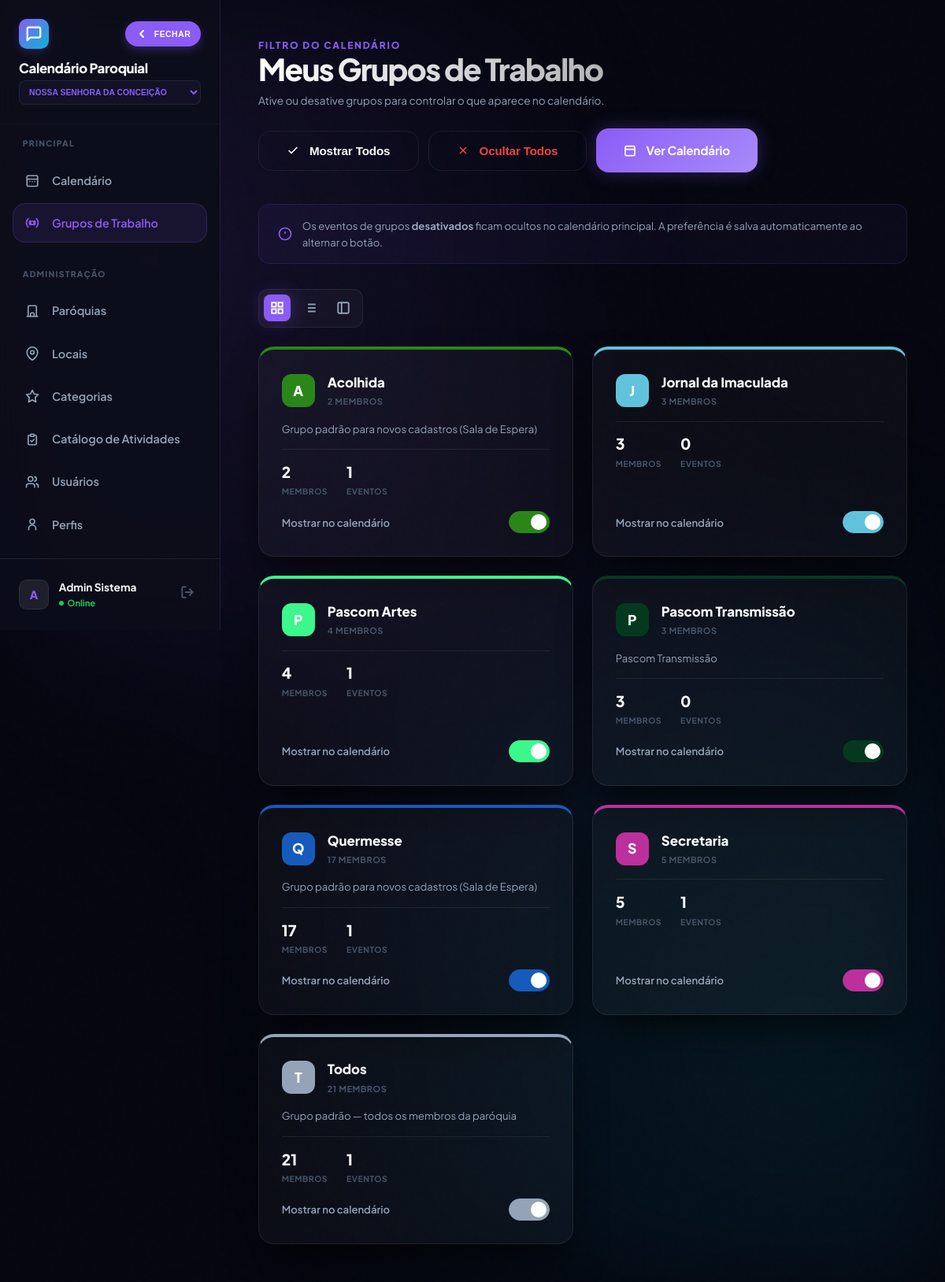
The page /meus_grupos.php (signed in) on the database its author committed.
### tables this page shows
CREATE TABLE `grupos_trabalho` (
  `id` int(10) unsigned NOT NULL AUTO_INCREMENT,
  `paroquia_id` int(10) unsigned NOT NULL,
  `nome` varchar(100) NOT NULL,
  `descricao` text DEFAULT NULL,
  `cor` varchar(7) DEFAULT '#3b82f6',
  `visivel` tinyint(1) DEFAULT 1,
  `ativo` tinyint(1) DEFAULT 1,
  PRIMARY KEY (`id`)
);

### functions.php (called while the page is built, shortened)
<?php
require_once __DIR__ . '/config.php';
function current_paroquia_id(): int {
    return (int)($_SESSION['paroquia_id'] ?? 0);
}
?>

### config.php (called while the page is built, shortened)
<?php
function h(mixed $v): string {
    return htmlspecialchars((string)($v ?? ''), ENT_QUOTES, 'UTF-8');
}
?>

### meus_grupos.php (the view, shortened to what this page needs)
<?php
require_once 'functions.php';
$pid = current_paroquia_id();
$uid = (int)($_SESSION['usuario_id'] ?? 0);
$stmtG = $conn->prepare(
    "SELECT g.id, g.nome, g.descricao, g.cor, g.ativo,
            (SELECT COUNT(*) FROM usuario_grupos WHERE grupo_id = g.id) AS total_membros,
            (SELECT COUNT(*) FROM atividade_grupos ag
             INNER JOIN atividades a ON a.id = ag.atividade_id
             WHERE ag.grupo_id = g.id AND a.paroquia_id = ?) AS total_eventos
     FROM grupos_trabalho g
     INNER JOIN usuario_grupos ug ON ug.grupo_id = g.id
     WHERE ug.usuario_id = ? AND g.paroquia_id = ? AND g.ativo = 1
     ORDER BY g.nome ASC"
);
$stmtG->bind_param('iii', $pid, $uid, $pid);
$stmtG->execute();
$grupos = $stmtG->get_result()->fetch_all(MYSQLI_ASSOC);
$filtroAtual = $_SESSION['filtro_grupos'] ?? null;
function isGrupoAtivo(int $id, $filtro): bool {
    if ($filtro === null) return true;
    return in_array($id, $filtro, true);
}
?>
<!DOCTYPE html>
<html lang="pt-BR">
<head>
    <link rel="stylesheet" href="style.css?v=2.4.5"
        <link rel="stylesheet" href="css/responsive.css?v=2.4.5">
</head>
<body>
<div class="bg-mesh"></div>
<div class="app-shell">
    <?php include 'sidebar.php'; ?>
    <main class="main-content">
        <header class="page-header animate-in">
            <div>
                <p style="font-size: 0.75rem; font-weight: 800; letter-spacing: 0.15em; color: var(--primary);">FILTRO DO CALENDÁRIO</p>
                <h1 class="gradient-text">Meus Grupos de Trabalho</h1>
                <p style="font-size: 0.85rem; color: var(--text-dim); margin-top: 0.5rem;">Ative ou desative grupos para controlar o que aparece no calendário.</p>
            </div>
            <div class="header-actions">
                <button type="button" id="btnTodos" class="btn btn-ghost" onclick="setTodos(true)">
                    <svg width="16" height="16" viewBox="0 0 24 24" fill="none" stroke="currentColor" stroke-width="2.5"><polyline points="20 6 9 17 4 12"/></svg>
                    Mostrar Todos
                </button>
                <button type="button" id="btnNenhum" class="btn btn-ghost" style="color: #ef4444;" onclick="setTodos(false)">
                    <svg width="16" height="16" viewBox="0 0 24 24" fill="none" stroke="currentColor" stroke-width="2.5"><line x1="18" y1="6" x2="6" y2="18"/><line x1="6" y1="6" x2="18" y2="18"/></svg>
                    Ocultar Todos
                </button>
                <a href="index.php" class="btn btn-primary shimmer">
                    <svg width="16" height="16" viewBox="0 0 24 24" fill="none" stroke="currentColor" stroke-width="2.5"><rect width="18" height="18" x="3" y="4" rx="2"/><line x1="3" x2="21" y1="10" y2="10"/></svg>
                    Ver Calendário
                </a>
            </div>
        </header>
        <div class="filter-info animate-in" style="animation-delay:0.05s;">
            <svg width="18" height="18" viewBox="0 0 24 24" fill="none" stroke="currentColor" stroke-width="2.2"><circle cx="12" cy="12" r="10"/><line x1="12" y1="8" x2="12" y2="12"/><line x1="12" y1="16" x2="12.01" y2="16"/></svg>
            <span>Os eventos de grupos <strong>desativados</strong> ficam ocultos no calendário principal. A preferência é salva automaticamente ao alternar o botão.</span>
        </div>
        <div class="view-controls animate-in" style="animation-delay: 0.05s;">
            <button onclick="setView('grid')" id="btn-grid" class="view-btn" title="Grelha">
                <svg width="18" height="18" viewBox="0 0 24 24" fill="none" stroke="currentColor" stroke-width="2.5"><rect x="3" y="3" width="7" height="7"/><rect x="14" y="3" width="7" height="7"/><rect x="14" y="14" width="7" height="7"/><rect x="3" y="14" width="7" height="7"/></svg>
            </button>
            <button onclick="setView('list')" id="btn-list" class="view-btn" title="Lista">
            </button>
            <button onclick="setView('compact')" id="btn-compact" class="view-btn" title="Compacto">
                <svg width="18" height="18" viewBox="0 0 24 24" fill="none" stroke="currentColor" stroke-width="2.5"><rect x="3" y="3" width="18" height="18" rx="2" ry="2"/><line x1="9" y1="3" x2="9" y2="21"/></svg>
            </button>
        </div>
        <?php if (empty($grupos)): ?>
        <div class="empty-state">
            <svg width="64" height="64" viewBox="0 0 24 24" fill="none" stroke="currentColor" stroke-width="1.5"><circle cx="12" cy="12" r="10"/><path d="M8 15h8M9 9h.01M15 9h.01"/></svg>
            <h3 style="font-size: 1.2rem; font-weight: 800; margin-bottom: 0.5rem;">Nenhum grupo encontrado</h3>
            <p>Você ainda não foi adicionado a nenhum grupo de trabalho nesta paróquia.</p>
        </div>
        <?php else: ?>
        <div id="gruposContainer" class="grupos-grid animate-in" style="animation-delay:0.1s;">
            <?php foreach ($grupos as $g): ?>
            <?php $ativo = isGrupoAtivo((int)$g['id'], $filtroAtual); ?>
            <article class="glass grupo-card <?= !$ativo ? 'inactive-card' : '' ?>" id="card-<?= $g['id'] ?>"
                     style="border-top-color: <?= h($g['cor']) ?>; --grp-color: <?= h($g['cor']) ?>;">
                <div class="card-header">
                    <div class="card-icon" style="background: <?= h($g['cor']) ?>;">
                        <?= mb_strtoupper(mb_substr(h($g['nome']), 0, 1)) ?>
                    </div>
                    <div class="card-title">
                        <h3><?= h($g['nome']) ?></h3>
                        <p><?= (int)$g['total_membros'] ?> membros</p>
                    </div>
                </div>
                <?php if (!empty($g['descricao'])): ?>
                <p style="font-size: 0.82rem; color: var(--text-dim); line-height: 1.5;"><?= h($g['descricao']) ?></p>
                <?php endif; ?>
                <div class="card-stats">
                    <div class="stat">
                        <span class="stat-val"><?= (int)$g['total_membros'] ?></span>
                        <span class="stat-lbl">Membros</span>
                    </div>
                    <div class="stat">
                        <span class="stat-val"><?= (int)$g['total_eventos'] ?></span>
                        <span class="stat-lbl">Eventos</span>
                    </div>
                </div>
                <div class="toggle-row">
                    <span class="toggle-label">Mostrar no calendário</span>
                    <label class="toggle-switch" title="Ativar/desativar <?= h($g['nome']) ?>">
                        <span class="toggle-track"></span>
                    </label>
                </div>
            </article>
            <?php endforeach; ?>
        </div>
        <?php endif; ?>
    </main>
</div>
</body>
</html>

### style.css (style rules this page uses)
:root { --bg: #05060f; --bg-darker: #020308; --panel: rgba(255, 255, 255, 0.03); --panel-hi: rgba(255, 255, 255, 0.08); --border: rgba(255, 255, 255, 0.08); --border-hi: rgba(255, 255, 255, 0.15); --primary: #8b5cf6; --primary-rgb: 139, 92, 246; --accent: #06b6d4; --accent-rgb: 6, 182, 212; --text: #f8fafc; --text-dim: #94a3b8; --text-ghost: #475569; --sh-lg: 0 25px 50px -12px rgba(0, 0, 0, 0.7); --sh-primary: 0 0 25px rgba(var(--primary-rgb), 0.3); --sh-accent: 0 0 25px rgba(var(--accent-rgb), 0.3); --r-md: 16px; --r-lg: 28px; --anim: 0.4s cubic-bezier(0.16, 1, 0.3, 1); }
*, *::before, *::after { box-sizing: border-box; margin: 0; padding: 0; outline: none; }
body { font-family: 'Plus Jakarta Sans', 'Outfit', sans-serif; background: var(--bg); color: var(--text); line-height: 1.6; -webkit-font-smoothing: antialiased; min-height: 100vh; overflow-x: hidden; }
.glass { background: var(--panel); backdrop-filter: blur(20px) saturate(180%); -webkit-backdrop-filter: blur(20px) saturate(180%); border: 1px solid var(--border); border-radius: var(--r-lg); box-shadow: var(--sh-lg); }
.bg-mesh { position: fixed; inset: 0; z-index: -2; background: var(--bg); overflow: hidden; }
.bg-mesh::after { content: ''; position: absolute; inset: 0; background: radial-gradient(circle at 15% 20%, rgba(var(--primary-rgb), 0.12) 0%, transparent 40%), radial-gradient(circle at 85% 80%, rgba(var(--accent-rgb), 0.1) 0%, transparent 45%), radial-gradient(circle at 50% 50%, rgba(139, 92, 246, 0.03) 0%, transparent 50%); filter: blur(60px); }
.bg-mesh::before { content: ''; position: absolute; width: 100%; height: 100%; opacity: 0.02; mix-blend-mode: overlay; pointer-events: none; }
.btn { display: inline-flex; align-items: center; justify-content: center; gap: 0.8rem; padding: 1rem 2.2rem; border-radius: var(--r-md); font-weight: 700; border: none; cursor: pointer; transition: all var(--anim); text-decoration: none; font-size: 0.95rem; letter-spacing: -0.01em; }
.btn-primary { background: linear-gradient(135deg, var(--primary), #a78bfa); color: #fff; box-shadow: var(--sh-primary); position: relative; overflow: hidden; }
.btn-primary::before { content: ''; position: absolute; top: 0; left: -100%; width: 100%; height: 100%; background: linear-gradient(90deg, transparent, rgba(255,255,255,0.2), transparent); transition: 0.5s; }
.btn-ghost { background: transparent; color: var(--text); border: 1px solid var(--border); backdrop-filter: blur(5px); }
.animate-in { animation: fluidEntrance 0.8s var(--anim) forwards; }
h1 { font-size: clamp(1.8rem, 6vw, 2.4rem); font-weight: 900; letter-spacing: -0.04em; line-height: 1.1; }
.gradient-text { background: linear-gradient(to right, #fff, rgba(255,255,255,0.7)); -webkit-background-clip: text; background-clip: text; -webkit-text-fill-color: transparent; }
.shimmer { position: relative; overflow: hidden; }
.shimmer::after { content: ''; position: absolute; inset: 0; transform: translateX(-100%); background: linear-gradient(90deg, transparent, rgba(255,255,255,0.1), transparent); animation: shimmer-anim 2.5s infinite; }

### sidebar.php (style rules this page uses)
:root { --sidebar-w: 280px; }
body { font-family: 'Plus Jakarta Sans', 'Outfit', sans-serif; background: var(--bg); color: var(--text); line-height: 1.6; -webkit-font-smoothing: antialiased; min-height: 100vh; overflow-x: hidden !important; width: 100%; touch-action: manipulation; }

### rows shown on the page
grupos_trabalho: nome "A", nome "Acolhida", total_membros "2", descricao "Grupo padrão para novos cadastros (Sala de Espera)", total_eventos "1"
grupos_trabalho: nome "J", nome "Jornal da Imaculada", total_membros "3", total_eventos "0"
grupos_trabalho: nome "P", nome "Pascom Artes", total_membros "4", total_eventos "1"
grupos_trabalho: nome "P", nome "Pascom Transmissão", total_membros "3", descricao "Pascom Transmissão", total_eventos "0"
grupos_trabalho: nome "Q", nome "Quermesse", total_membros "17", descricao "Grupo padrão para novos cadastros (Sala de Espera)", total_eventos "1"
grupos_trabalho: nome "S", nome "Secretaria", total_membros "5", total_eventos "1"
grupos_trabalho: nome "T", nome "Todos", total_membros "21", descricao "Grupo padrão — todos os membros da paróquia", total_eventos "1"

### other values the page prints
$initials "A"
$nome "Admin Sistema"
form field value "Nossa Senhora da Conceição"
